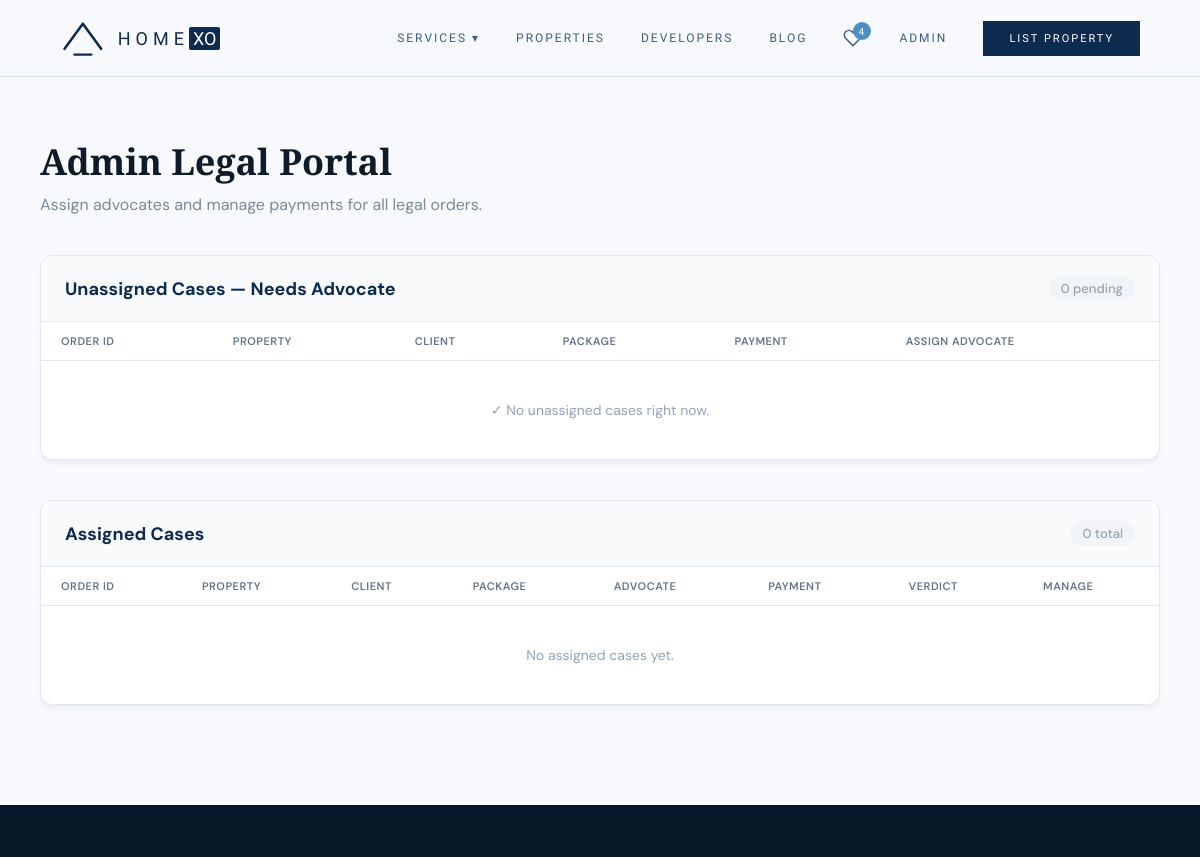
The page /legal-tracking/admin-dashboard/ (signed in, upper part) on the database as committed earlier.
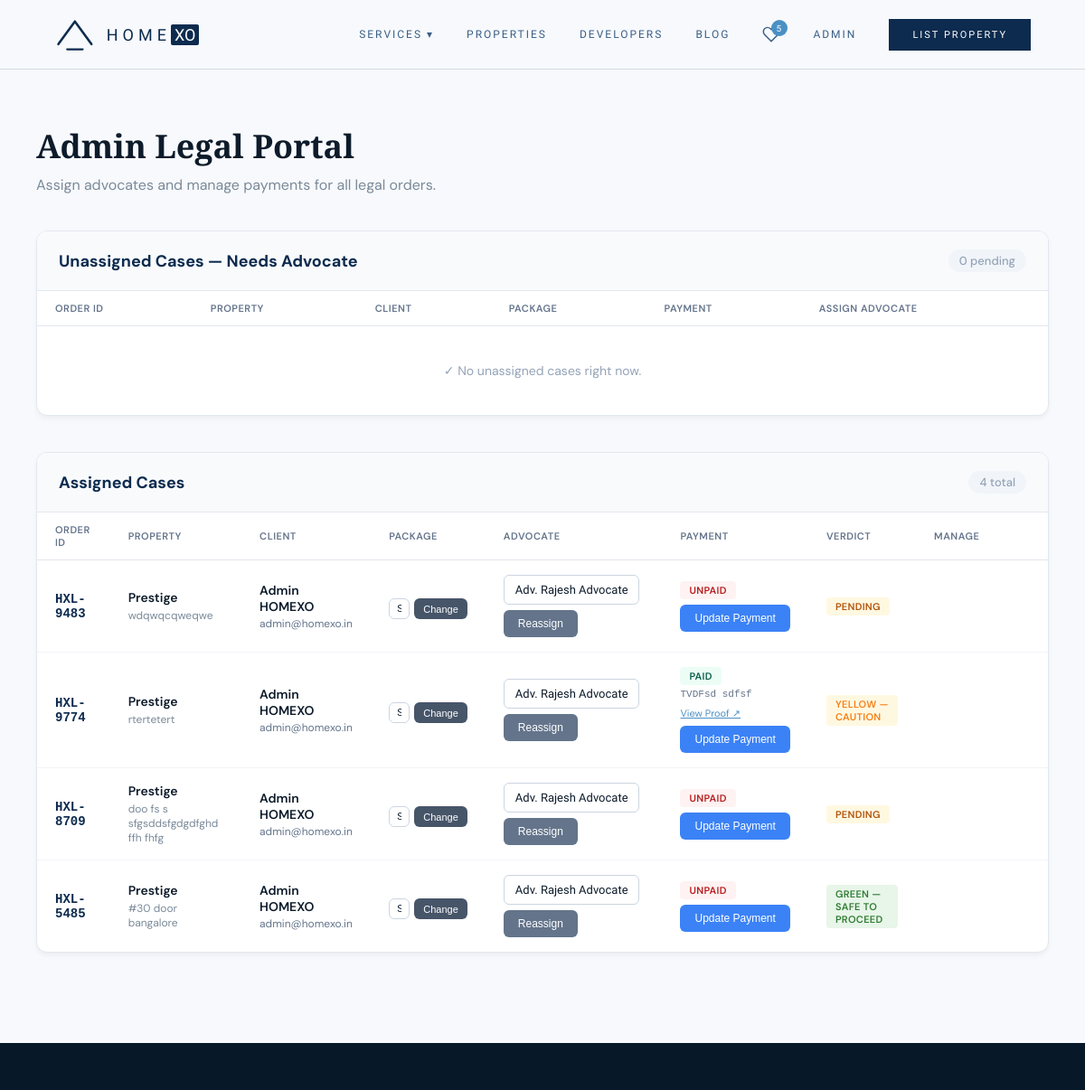
The same page on the database as committed later.
### legal_services/models.py (models this page shows, shortened)
class LegalOrder(models.Model):
    class PackageType(models.TextChoices):
        STARTER = 'starter', 'Shield Starter'
        PRO = 'pro', 'Shield Pro'
        COMPLETE = 'complete', 'Shield Complete'
    class Verdict(models.TextChoices):
        PENDING = 'pending', 'Pending'
        GREEN = 'green', 'Green — Safe to proceed'
        YELLOW = 'yellow', 'Yellow — Caution'
        RED = 'red', 'Red — Do not proceed'
    class PaymentStatus(models.TextChoices):
        UNPAID    = 'unpaid',    'Unpaid'
        PENDING   = 'pending',   'Payment Pending'
        PAID      = 'paid',      'Paid'
        REFUNDED  = 'refunded',  'Refunded'
    order_id = models.CharField(max_length=20, unique=True, editable=False)
    uuid = models.UUIDField(default=uuid.uuid4, editable=False, unique=True)
    user = models.ForeignKey(settings.AUTH_USER_MODEL, on_delete=models.CASCADE, related_name='legal_orders')
    property_name = models.CharField(max_length=255, help_text="e.g., 3BHK Apartment, Koramangala")
    property_address = models.TextField()
    package = models.CharField(max_length=20, choices=PackageType.choices, default=PackageType.PRO)
    advocate = models.ForeignKey(settings.AUTH_USER_MODEL, on_delete=models.SET_NULL, related_name='assigned_cases', blank=True, null=True, limit_choices_to={'role': 'advocate'})
    advocate_notes = models.TextField(blank=True, null=True)
    verdict = models.CharField(max_length=15, choices=Verdict.choices, default=Verdict.PENDING)
    verdict_summary = models.TextField(blank=True, null=True, help_text="E.g. No critical issues detected · 12 checks passed")
    payment_status = models.CharField(max_length=15, choices=PaymentStatus.choices, default=PaymentStatus.UNPAID)
    payment_id     = models.CharField(max_length=100, blank=True, null=True, help_text="Transaction / UTR / Razorpay ID")
    payment_proof  = models.ImageField(upload_to='legal_payments/', blank=True, null=True, help_text="Screenshot or receipt image")
    payment_notes  = models.TextField(blank=True, null=True)
    created_at = models.DateTimeField(auto_now_add=True)
    updated_at = models.DateTimeField(auto_now=True)

### accounts/models.py (models this page shows, shortened)
class User(AbstractBaseUser, PermissionsMixin):
    class Role(models.TextChoices):
        BUYER            = 'buyer',            'Buyer'
        SELLER           = 'seller',           'Seller'
        AGENT            = 'agent',            'Agent'
        ADMIN            = 'admin',            'Admin'
        LEGAL_ADMIN      = 'legal_admin',      'Legal Admin'
        ADVOCATE         = 'advocate',         'Advocate'
        CUSTOMER_SUPPORT = 'customer_support', 'Customer Support'
    email        = models.EmailField(unique=True, db_index=True)
    first_name   = models.CharField(max_length=80)
    last_name    = models.CharField(max_length=80)
    phone        = models.CharField(max_length=20, blank=True, null=True, unique=True, db_index=True)
    role         = models.CharField(max_length=20, choices=Role.choices, default=Role.BUYER)
    avatar       = models.ImageField(upload_to='avatars/', blank=True, null=True)
    is_verified  = models.BooleanField(default=False)
    is_active    = models.BooleanField(default=True)
    is_staff     = models.BooleanField(default=False)
    date_joined  = models.DateTimeField(default=timezone.now)
    profile_complete = models.BooleanField(default=True)
    preferred_city          = models.CharField(max_length=100, blank=True)
    preferred_listing_type  = models.CharField(max_length=20, blank=True)
    preferred_property_type = models.CharField(max_length=20, blank=True)
    preferred_bhk           = models.CharField(max_length=10, blank=True)
    address                 = models.TextField(blank=True, null=True)
    bar_number              = models.CharField(max_length=50, blank=True)
    bar_council_certificate = models.ImageField(upload_to='advocate_docs/bar/', blank=True, null=True)
    aadhaar_image           = models.ImageField(upload_to='advocate_docs/aadhaar/', blank=True, null=True)
    address_proof_image     = models.ImageField(upload_to='advocate_docs/address/', blank=True, null=True)
    is_approved_advocate    = models.BooleanField(default=False)
    objects = UserManager()
    USERNAME_FIELD  = 'email'
    REQUIRED_FIELDS = ['first_name', 'last_name']
    class Meta:
        verbose_name        = 'User'
        verbose_name_plural = 'Users'
        ordering            = ['-date_joined']
    def get_full_name(self):
        return f'{self.first_name} {self.last_name}'.strip()

### legal_services/views.py (the view, shortened to what this page needs)
# urls.py: path('admin-dashboard/', views.admin_legal_dashboard, name='admin_dashboard'),
@login_required
def admin_legal_dashboard(request):
    if not is_legal_admin(request.user):
        raise PermissionDenied("You must be an admin or legal admin to view this page.")
    from django.contrib.auth import get_user_model
    User = get_user_model()
    unassigned = LegalOrder.objects.filter(advocate__isnull=True).order_by('-created_at')
    assigned = LegalOrder.objects.filter(advocate__isnull=False).order_by('-created_at')
    advocates = User.objects.filter(role='advocate', is_approved_advocate=True, is_active=True)
    return render(request, 'legal_services/admin_dashboard.html', {
        'unassigned': unassigned,
        'assigned': assigned,
        'advocates': advocates
    })

### legal_services/views.py (called while the page is built)
def is_legal_admin(user):
    return user.is_authenticated and (
        user.is_superuser or
        getattr(user, 'role', None) in ('admin', 'legal_admin')
    )

### pages/context_processors.py (called while the page is built)
def global_context(request):
    wishlist_count = 0
    wishlist_ids = []
    if request.user.is_authenticated:
        try:
            qs = request.user.wishlist.values_list('property_id', flat=True)
            wishlist_ids = list(qs)
            wishlist_count = len(wishlist_ids)
        except Exception:
            pass
    return {
        'SITE_NAME':      'HOMEXO',
        'SITE_TAGLINE':   'Luxury Real Estate',
        'LISTING_TYPES':  Property.ListingType.choices,
        'wishlist_count': wishlist_count,
        'wishlist_ids':   wishlist_ids,
    }

### legal_services/templates/legal_services/admin_dashboard.html (shortened to what the changed rows need)
{% extends 'base.html' %}
{% load static %}
{% block content %}
<div class="admin-dash">
  <div class="admin-header">
    <h1 class="admin-title">Admin Legal Portal</h1>
  </div>
  <div class="table-panel">
    <table class="admin-table">
      <thead>
        <tr>
          <th>Order ID</th>
          <th>Property</th>
          <th>Client</th>
          <th>Package</th>
          <th>Payment</th>
          <th>Assign Advocate</th>
        </tr>
      </thead>
    </table>
  </div>
  <div class="table-panel">
    <div class="panel-head">
      Assigned Cases
      <span class="panel-count">{{ assigned.count }} total</span>
    </div>
    <table class="admin-table">
      <thead>
        <tr>
          <th>Order ID</th>
          <th>Property</th>
          <th>Client</th>
          <th>Package</th>
          <th>Advocate</th>
          <th>Payment</th>
          <th>Verdict</th>
          <th>Manage</th>
        </tr>
      </thead>
      <tbody>
        {% for order in assigned %}
        <tr>
          <td style="font-family: monospace; font-weight: 600; color: var(--navy);">{{ order.order_id }}</td>
          <td>
            <div style="font-weight: 600; margin-bottom: 3px;">{{ order.property_name }}</div>
            <div style="font-size: 12px; color: var(--warm-grey);">{{ order.property_address|truncatechars:35 }}</div>
          </td>
          <td>
            <button class="client-name-btn" onclick="openClientModal(
              '{{ order.user.get_full_name }}',
              '{{ order.user.email }}',
              '{{ order.user.phone|default:"Not provided" }}',
              '{{ order.user.address|default:"Not on file"|escapejs }}'
            )">
              <div class="cn-name">{{ order.user.get_full_name }}</div>
              <div class="cn-email">{{ order.user.email }}</div>
            </button>
          </td>
          <td>
            <form method="POST" style="display:flex; gap:5px; margin-top:6px;">
              <select name="package" class="form-control" style="font-size:11px; padding:4px 8px;">
                <option value="starter"  {% if order.package == 'starter'  %}selected{% endif %}>Shield Starter</option>
                <option value="pro"      {% if order.package == 'pro'      %}selected{% endif %}>Shield Pro</option>
              </select>
              <button type="submit" class="btn-sm" style="background:#475569; padding:4px 10px; font-size:11px;">Change</button>
            </form>
          </td>
          <td>
            <form method="POST" style="display: flex; gap: 6px; align-items: center; flex-wrap: wrap;">
              <select name="advocate_id" class="form-control" style="width: 150px;" required>
                {% for adv in advocates %}
                <option value="{{ adv.id }}" {% if order.advocate.id == adv.id %}selected{% endif %}>Adv. {{ adv.get_full_name }}</option>
                {% endfor %}
              </select>
              <button type="submit" class="btn-sm" style="background:#64748b;">Reassign</button>
            </form>
          </td>
          <td>
            <span class="badge badge-{{ order.payment_status }}">{{ order.get_payment_status_display }}</span>
            {% if order.payment_id %}<div style="font-size:11px; color:#64748b; margin-top:4px; font-family:monospace;">{{ order.payment_id }}</div>{% endif %}
            {% if order.payment_proof %}<div style="margin-top:5px;"><a href="{{ order.payment_proof.url }}" target="_blank" style="font-size:11px; color: var(--sky);">View Proof ↗</a></div>{% endif %}
            <button onclick="openPayModal({{ order.id }}, '{{ order.order_id }}', '{{ order.payment_status }}', '{{ order.payment_id|default:'' }}', '{{ order.payment_notes|default:'' }}')"
              class="btn-sm btn-blue" style="margin-top:6px; display:block;">Update Payment</button>
          </td>
          <td><span class="badge badge-{{ order.verdict }}">{{ order.get_verdict_display }}</span></td>
          <td>
            <a href="{% url 'legal_services:advocate_order_detail' order.uuid %}" class="btn-sm" style="display:inline-block; text-decoration:none;">View Case &rarr;</a>
          </td>
        </tr>
        {% empty %}
        <tr>
          <td colspan="8" style="text-align: center; padding: 40px; color: #94a3b8;">No assigned cases yet.</td>
        </tr>
        {% endfor %}
      </tbody>
    </table>
  </div>
</div>
{% endblock %}

### templates/base.html (shortened to what this page needs)
{% load static %}
<!DOCTYPE html>
<html lang="en">
<head>
{% load static %}
<link rel="stylesheet" href="{% static 'css/homexo.css' %}">
</head>
<body data-auth="{{ user.is_authenticated|yesno:'true,false' }}" data-login="{% url 'accounts:login' %}" data-wishlist-ids="{% for id in wishlist_ids %}{{ id }}{% if not forloop.last %},{% endif %}{% endfor %}">
<nav>
  <a href="{% url 'pages:home' %}" class="nav-logo">
    <span class="nav-logo-text">HOME<span style="background-color: #0D2B4E; color: #FFFFFF; padding: 1px 4px; border-radius: 2px; margin-left: 0; letter-spacing: 0;">XO</span></span>
  </a>
  <div class="nav-links">
    <div class="nav-dropdown">
      <a style="cursor: pointer; display: flex; align-items: center; gap: 4px;">Services ▾</a>
    </div>
    <a href="{% url 'properties:list' %}">Properties</a>
    <a href="{% url 'pages:developers' %}">Developers</a>
    <a href="{% url 'blog:list' %}">Blog</a>
    {% if user.is_authenticated %}
      <a href="{% url 'wishlist:list' %}" class="nav-wishlist">
        {% if wishlist_count > 0 %}
          <span class="nav-wishlist-count">{{ wishlist_count }}</span>
        {% endif %}
      </a>
      <a href="{% url 'accounts:profile' %}">{{ user.first_name }}</a>
      <a href="{% url 'properties:create' %}" class="nav-cta">List Property</a>
    {% else %}
      <a href="{% url 'accounts:login' %}">Login</a>
      <a href="{% url 'properties:create' %}" class="nav-cta">List Property</a>
    {% endif %}
  </div>
</nav>
<main class="page-body">
  {% block content %}{% endblock %}
</main>
{% block pre_footer %}
<div class="cta-banner">
</div>
{% endblock pre_footer %}
</body>
</html>

Rows that differ between the two databases and show on the page:
added LegalOrder: order_id "HXL-9483", property_name "Prestige", property_address "wdqwqcqweqwe", user.get_full_name "Admin HOMEXO", user.email "admin@homexo.in", package "Shield Pro", advocate_id "Adv. Rajesh Advocate", payment_status "UNPAID", verdict "PENDING"
added LegalOrder: order_id "HXL-9774", property_name "Prestige", property_address "rtertetert", user.get_full_name "Admin HOMEXO", user.email "admin@homexo.in", package "Shield Pro", advocate_id "Adv. Rajesh Advocate", payment_status "PAID", payment_id "TVDFsd sdfsf", verdict "YELLOW — CAUTION"
added LegalOrder: order_id "HXL-8709", property_name "Prestige", property_address "doo fs s sfgsddsfgdgdfghd ffh fhfg", user.get_full_name "Admin HOMEXO", user.email "admin@homexo.in", package "Shield Starter", advocate_id "Adv. Rajesh Advocate", payment_status "UNPAID", verdict "PENDING"
added LegalOrder: order_id "HXL-5485", property_name "Prestige", property_address "#30 door bangalore", user.get_full_name "Admin HOMEXO", user.email "admin@homexo.in", package "Shield Pro", advocate_id "Adv. Rajesh Advocate", payment_status "UNPAID", verdict "GREEN — SAFE TO PROCEED"
Other text that changed with them:
{{ wishlist_count }}: "4" → "5"
{{ assigned.count }}: "0" → "4"
text no longer shown: "No assigned cases yet."
